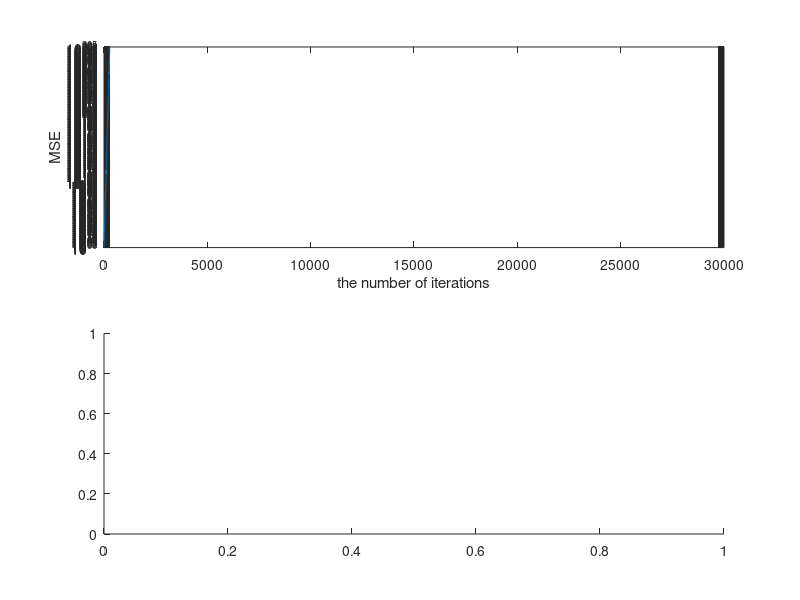

Source code (MATLAB): (Note: this script raises an error after producing the figure.)
clear;clc;
tic
n=1:30000;
sigma2_alpha=input("enter the variance of the sequence alpha:");
sigma2_beta=input("enter the variance of the sequence beta:");
M=input("enter the misadjustment:");
theta=input("enter the angle:");
w0=input("enter the frequency:");
phi=pi*sin(theta);
R=((sigma2_alpha+sigma2_beta)/2)*eye(2);
miu=M/trace(R);
MSE=zeros(1,30000);
k=0:10000;theta0=k*2*pi/10000;
G=zeros(1,length(k));
for j=1:100
    alpha=sqrt(sigma2_alpha)*randn(1,length(n));
    beta=sqrt(sigma2_beta)*randn(1,length(n));
    phi1=2*pi*rand(1,length(n));
    phi2=2*pi*rand(1,length(n));
    sa=alpha.*cos(w0*n+phi1)+beta.*cos(w0*n+phi2-phi);
    x1=alpha.*cos(w0*n+phi1)+beta.*cos(w0*n+phi2);
    x2=alpha.*sin(w0*n+phi1)+beta.*sin(w0*n+phi2);
    w=zeros(1,2);
    for i=1:20000
        d=sa(i);
        xinput=[x1(i),x2(i)];
        y=w*xinput';
        e=d-y;MSE(i)=MSE(i)+e^2;
        w=w+2*miu*e*xinput;
    end
    G=G+(cos(pi*sin(theta0))-w(1)).^2+(sin(pi*sin(theta0))-w(2)).^2;
end
MSE=MSE/100;
subplot(2,1,1);
semilogy(MSE);
xlabel("the number of iterations");ylabel("MSE");
G=G/100;
subplot(2,1,2);
polarplot(theta0,G);
toc
